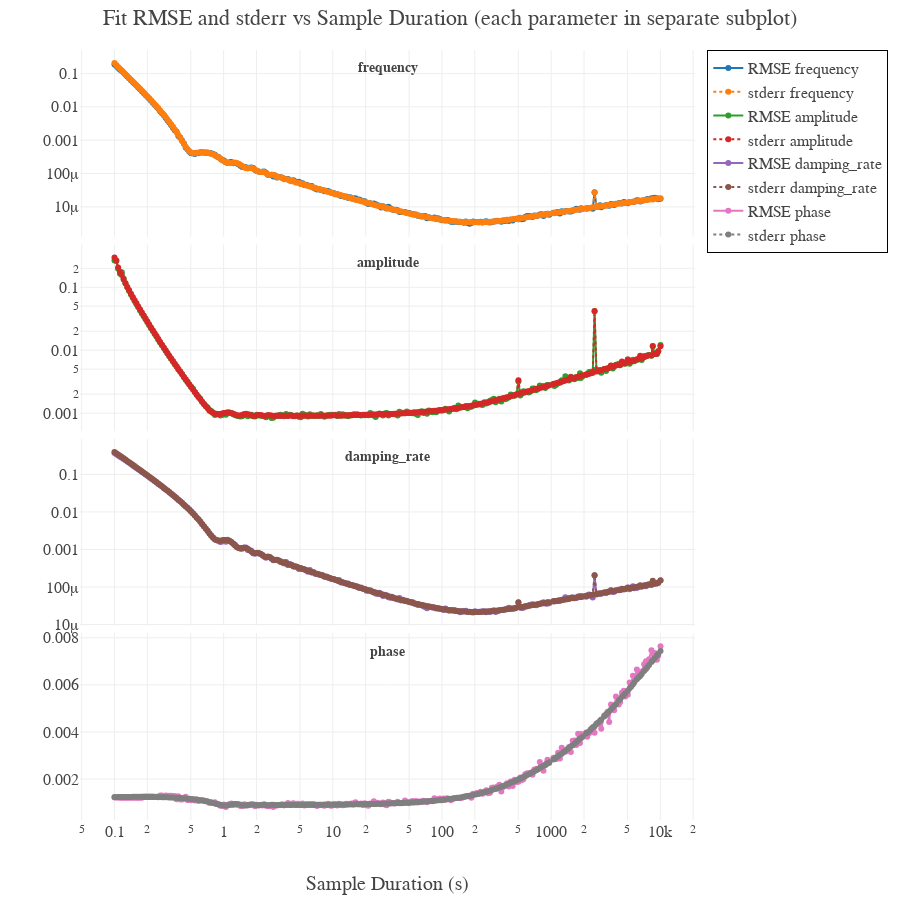

Notebook source saved alongside this figure:
### Code cell
import math_functions
import numpy as np
import numpy.typing as npt
import plotly.graph_objects as go
from scipy.optimize import curve_fit

from math_functions import damp_sine_wave
from plotly.subplots import make_subplots
from tqdm import tqdm
from typing import Tuple
from multiprocessing import Pool, cpu_count

from typing import Tuple

np_rng = np.random.default_rng(42)


# Wrapper for curve_fit
def wrapper(
    x: npt.NDArray[np.float64],
    frequency: float,
    amplitude: float,
    damping_rate: float,
    phase: float,
) -> npt.NDArray[np.float64]:
    return damp_sine_wave(
        x,
        frequency=frequency,
        damping_rate=damping_rate,
        phase=phase,
        amplitude=amplitude,
    )


key_order = ("frequency", "amplitude", "damping_rate", "phase")

# True model parameters
true_params: Dict[str, float] = dict(
    frequency=1.0, amplitude=1.0, damping_rate=0.01, phase=np.pi
)

# Settings
noise_scale = 0.01
num_repeats: int = 300
num_points: int = 1000  # points that the curve is sampling
# durations: npt.NDArray[np.float64] = np.linspace(0.1, 100, 100)
durations = np.logspace(-1.0, 4, 300)


# the problem is that the sampling can alias the true frequency, so we pick durations that do not alias to a frequency that is close to the niquist or zero frequency
# Step 1: Compute sampling frequencies
f_s_vals = num_points / durations
# Step 2: Compute apparent frequencies
f_a_vals = np.array(
    [
        math_functions.apparent_frequency(true_params["frequency"], f_s)
        for f_s in f_s_vals
    ]
)
# Step 3: Normalize apparent frequencies by f_true
f_a_norm = f_a_vals / true_params["frequency"]
f_N_norm = f_s_vals / (2 * true_params["frequency"])
# Step 4: Mask out undesired edge cases
min_thresh = 0.05
max_thresh = 0.95
valid: npt.NDArray[np.bool_] = (f_a_norm > min_thresh) & (f_a_norm < max_thresh)

# Step 5: Adjust durations for invalid cases by nudging a fraction of the Nyquist zone
delta: float = 0.1  # fraction of Nyquist zone width
adjusted_durations: npt.NDArray[np.float64] = durations.copy()

for idx in np.where(~valid)[0]:
    f_s = f_s_vals[idx]
    N = int(np.floor(2 * true_params["frequency"] / f_s)) + 1
    f_s_zone_width = 2 * true_params["frequency"] * (1 / N - 1 / (N + 1))
    f_s_offset = delta * f_s_zone_width
    direction = 1 if N % 2 == 0 else -1
    f_s_adjusted = f_s + direction * f_s_offset
    adjusted_durations[idx] = num_points / f_s_adjusted

# Final assignment
durations = adjusted_durations


# Storage
rmse_results = {k: [] for k in true_params}
stderr_results = {k: [] for k in true_params}


def fit_for_duration(
    duration: float,
) -> Tuple[float, Dict[str, float], Dict[str, float]]:
    x_vals = np.linspace(0, duration, num_points)

    param_diffs = {k: [] for k in true_params}
    param_stderr = {k: [] for k in true_params}

    for _ in range(num_repeats):
        y_clean = damp_sine_wave(x_vals, **true_params)
        noise = np_rng.normal(scale=noise_scale, size=y_clean.shape)
        y_noisy = y_clean + noise

        try:
            initial_guess = np.array([true_params[k] for k in key_order])
            initial_guess += (
                np_rng.normal(scale=0.00001, size=initial_guess.shape) * initial_guess
            )
            popt, pcov = curve_fit(wrapper, x_vals, y_noisy, p0=initial_guess)
            perr = np.sqrt(np.diag(pcov))

            for i, key in enumerate(true_params):
                param_diffs[key].append(popt[i] - true_params[key])
                param_stderr[key].append(perr[i])
        except RuntimeError:
            for key in true_params:
                param_diffs[key].append(np.nan)
                param_stderr[key].append(np.nan)

    rmse = {
        key: np.sqrt(np.nanmean(np.square(param_diffs[key]))) for key in true_params
    }
    stderr = {key: np.nanmean(param_stderr[key]) for key in true_params}

    return duration, rmse, stderr


print("Starting parallel fits...")
with Pool(processes=cpu_count()) as pool:
    results = list(tqdm(pool.imap(fit_for_duration, durations), total=len(durations)))

rmse_results = {k: [] for k in true_params}
stderr_results = {k: [] for k in true_params}

# Extract from results
durations_out = []
for duration, rmse, stderr in results:
    durations_out.append(duration)
    for key in true_params:
        rmse_results[key].append(rmse[key])
        stderr_results[key].append(stderr[key])

durations = np.array(durations_out)

# Plotting with Plotly
# Create subplots
fig = make_subplots(rows=4, cols=1, shared_xaxes=True, vertical_spacing=0.01)

for i, k in enumerate(true_params, start=1):
    fig.add_trace(
        go.Scatter(
            x=durations, y=rmse_results[k], mode="lines+markers", name=f"RMSE {k}"
        ),
        row=i,
        col=1,
    )
    fig.add_trace(
        go.Scatter(
            x=durations,
            y=stderr_results[k],
            mode="lines+markers",
            name=f"stderr {k}",
            line=dict(dash="dot"),
        ),
        row=i,
        col=1,
    )

    xref = "x domain" if i == 1 else f"x{i} domain"
    yref = "y domain" if i == 1 else f"y{i} domain"
    fig.add_annotation(
        text=f"<b>{k}</b>",
        x=0.5,
        y=0.95,
        xref=xref,
        yref=yref,
        showarrow=False,
        font=dict(size=14),
        align="left",
    )

fig.update_layout(
    title="Fit RMSE and stderr vs Sample Duration (each parameter in separate subplot)",
    xaxis4_title="Sample Duration (s)",
    height=900,
    width=900,
    showlegend=True,
)

for i in range(1, 4):
    fig.update_yaxes(type="log", row=i, col=1)
    fig.update_xaxes(type="log", row=i, col=1)


fig.update_xaxes(type="log", title="Sample Duration (s)", row=4, col=1)

fig.show()

### Figure 1 — Plotly figure (JSON) as saved in the notebook; plotly's stock layout.template omitted (floating-point values rounded to 4 significant figures; data arrays with more than 128 entries replaced by an {"elided": "..."} marker saying what was removed)
{"data": [{"mode": "lines+markers", "name": "RMSE frequency", "type": "scatter", "x": {"elided": "300 float values"}, "xaxis": "x", "y": {"elided": "300 float values"}, "yaxis": "y"}, {"line": {"dash": "dot"}, "mode": "lines+markers", "name": "stderr frequency", "type": "scatter", "x": {"elided": "300 float values"}, "xaxis": "x", "y": {"elided": "300 float values"}, "yaxis": "y"}, {"mode": "lines+markers", "name": "RMSE amplitude", "type": "scatter", "x": {"elided": "300 float values"}, "xaxis": "x2", "y": {"elided": "300 float values"}, "yaxis": "y2"}, {"line": {"dash": "dot"}, "mode": "lines+markers", "name": "stderr amplitude", "type": "scatter", "x": {"elided": "300 float values"}, "xaxis": "x2", "y": {"elided": "300 float values"}, "yaxis": "y2"}, {"mode": "lines+markers", "name": "RMSE damping_rate", "type": "scatter", "x": {"elided": "300 float values"}, "xaxis": "x3", "y": {"elided": "300 float values"}, "yaxis": "y3"}, {"line": {"dash": "dot"}, "mode": "lines+markers", "name": "stderr damping_rate", "type": "scatter", "x": {"elided": "300 float values"}, "xaxis": "x3", "y": {"elided": "300 float values"}, "yaxis": "y3"}, {"mode": "lines+markers", "name": "RMSE phase", "type": "scatter", "x": {"elided": "300 float values"}, "xaxis": "x4", "y": {"elided": "300 float values"}, "yaxis": "y4"}, {"line": {"dash": "dot"}, "mode": "lines+markers", "name": "stderr phase", "type": "scatter", "x": {"elided": "300 float values"}, "xaxis": "x4", "y": {"elided": "300 float values"}, "yaxis": "y4"}], "layout": {"annotations": [{"align": "left", "font": {"size": 14}, "showarrow": false, "text": "<b>frequency</b>", "x": 0.5, "xref": "x domain", "y": 0.95, "yref": "y domain"}, {"align": "left", "font": {"size": 14}, "showarrow": false, "text": "<b>amplitude</b>", "x": 0.5, "xref": "x2 domain", "y": 0.95, "yref": "y2 domain"}, {"align": "left", "font": {"size": 14}, "showarrow": false, "text": "<b>damping_rate</b>", "x": 0.5, "xref": "x3 domain", "y": 0.95, "yref": "y3 domain"}, {"align": "left", "font": {"size": 14}, "showarrow": false, "text": "<b>phase</b>", "x": 0.5, "xref": "x4 domain", "y": 0.95, "yref": "y4 domain"}], "height": 900, "showlegend": true, "title": {"text": "Fit RMSE and stderr vs Sample Duration (each parameter in separate subplot)"}, "width": 900, "xaxis": {"anchor": "y", "domain": [0, 1], "matches": "x4", "showticklabels": false, "type": "log"}, "xaxis2": {"anchor": "y2", "domain": [0, 1], "matches": "x4", "showticklabels": false, "type": "log"}, "xaxis3": {"anchor": "y3", "domain": [0, 1], "matches": "x4", "showticklabels": false, "type": "log"}, "xaxis4": {"anchor": "y4", "domain": [0, 1], "title": {"text": "Sample Duration (s)"}, "type": "log"}, "yaxis": {"anchor": "x", "domain": [0.7575, 1], "type": "log"}, "yaxis2": {"anchor": "x2", "domain": [0.505, 0.7475], "type": "log"}, "yaxis3": {"anchor": "x3", "domain": [0.2525, 0.495], "type": "log"}, "yaxis4": {"anchor": "x4", "domain": [0, 0.2425]}}}
